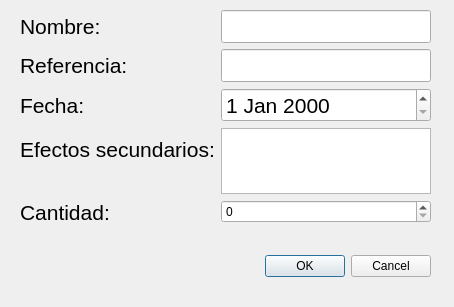
<?xml version="1.0" encoding="UTF-8"?>
<ui version="4.0">
 <class>Dialog</class>
 <widget class="QDialog" name="Dialog">
  <property name="geometry">
   <rect>
    <x>0</x>
    <y>0</y>
    <width>454</width>
    <height>307</height>
   </rect>
  </property>
  <property name="windowTitle">
   <string>Dialog</string>
  </property>
  <widget class="QDialogButtonBox" name="buttonBox">
   <property name="geometry">
    <rect>
     <x>90</x>
     <y>250</y>
     <width>341</width>
     <height>32</height>
    </rect>
   </property>
   <property name="orientation">
    <enum>Qt::Horizontal</enum>
   </property>
   <property name="standardButtons">
    <set>QDialogButtonBox::Cancel|QDialogButtonBox::Ok</set>
   </property>
  </widget>
  <widget class="QWidget" name="formLayoutWidget">
   <property name="geometry">
    <rect>
     <x>20</x>
     <y>10</y>
     <width>411</width>
     <height>215</height>
    </rect>
   </property>
   <layout class="QFormLayout" name="formLayout">
    <item row="0" column="0">
     <widget class="QLabel" name="label">
      <property name="font">
       <font>
        <pointsize>16</pointsize>
       </font>
      </property>
      <property name="text">
       <string>Nombre: </string>
      </property>
     </widget>
    </item>
    <item row="0" column="1">
     <widget class="QLineEdit" name="campo_nombre">
      <property name="font">
       <font>
        <pointsize>16</pointsize>
       </font>
      </property>
     </widget>
    </item>
    <item row="1" column="0">
     <widget class="QLabel" name="label_2">
      <property name="font">
       <font>
        <pointsize>16</pointsize>
       </font>
      </property>
      <property name="text">
       <string>Referencia:</string>
      </property>
     </widget>
    </item>
    <item row="1" column="1">
     <widget class="QLineEdit" name="campo_referencia">
      <property name="font">
       <font>
        <pointsize>16</pointsize>
       </font>
      </property>
     </widget>
    </item>
    <item row="2" column="0">
     <widget class="QLabel" name="label_3">
      <property name="font">
       <font>
        <pointsize>16</pointsize>
       </font>
      </property>
      <property name="text">
       <string>Fecha:</string>
      </property>
     </widget>
    </item>
    <item row="2" column="1">
     <widget class="QDateEdit" name="campo_fecha">
      <property name="font">
       <font>
        <pointsize>16</pointsize>
       </font>
      </property>
     </widget>
    </item>
    <item row="3" column="0">
     <widget class="QLabel" name="label_4">
      <property name="font">
       <font>
        <pointsize>16</pointsize>
       </font>
      </property>
      <property name="text">
       <string>Efectos secundarios:</string>
      </property>
     </widget>
    </item>
    <item row="3" column="1">
     <widget class="QTextEdit" name="campo_efectos"/>
    </item>
    <item row="4" column="0">
     <widget class="QLabel" name="label_5">
      <property name="font">
       <font>
        <pointsize>16</pointsize>
       </font>
      </property>
      <property name="text">
       <string>Cantidad:</string>
      </property>
     </widget>
    </item>
    <item row="4" column="1">
     <widget class="QSpinBox" name="campo_cantidad"/>
    </item>
   </layout>
  </widget>
 </widget>
 <resources/>
 <connections>
  <connection>
   <sender>buttonBox</sender>
   <signal>accepted()</signal>
   <receiver>Dialog</receiver>
   <slot>accept()</slot>
   <hints>
    <hint type="sourcelabel">
     <x>248</x>
     <y>254</y>
    </hint>
    <hint type="destinationlabel">
     <x>157</x>
     <y>274</y>
    </hint>
   </hints>
  </connection>
  <connection>
   <sender>buttonBox</sender>
   <signal>rejected()</signal>
   <receiver>Dialog</receiver>
   <slot>reject()</slot>
   <hints>
    <hint type="sourcelabel">
     <x>316</x>
     <y>260</y>
    </hint>
    <hint type="destinationlabel">
     <x>286</x>
     <y>274</y>
    </hint>
   </hints>
  </connection>
 </connections>
</ui>
